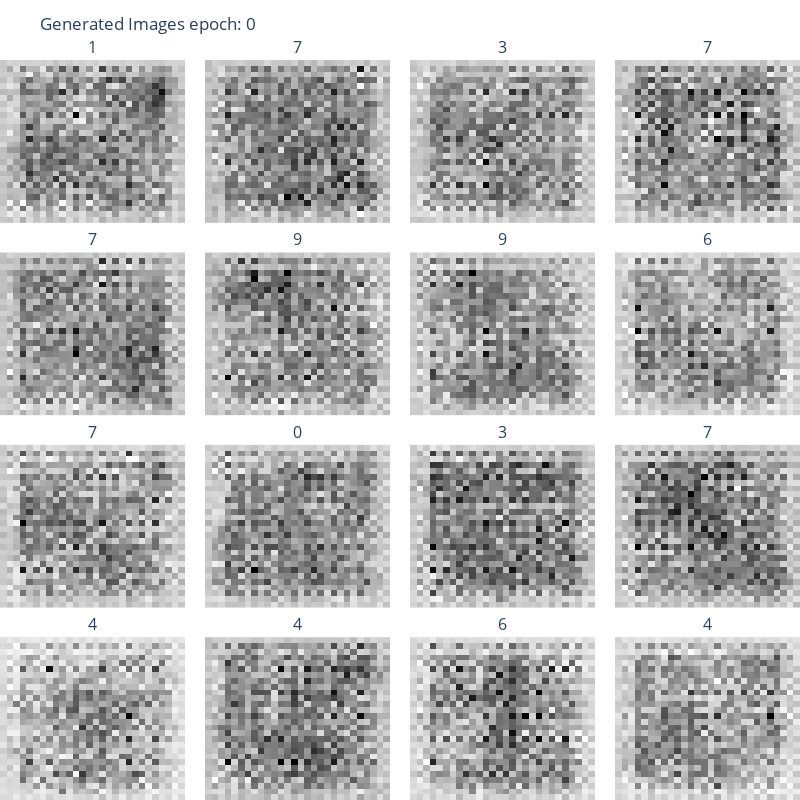

Notebook code for this chart:
### Code cell
from plotly.subplots import make_subplots
import os
import tempfile

# Custom context manager to handle temporary file removal
class TempFileContext:
    def __enter__(self):
        self.tmp_file = tempfile.NamedTemporaryFile(suffix=".jpeg", delete=False)
        self.tmp_filename = self.tmp_file.name
        return self.tmp_filename

    def __exit__(self, exc_type, exc_val, exc_tb):
        self.tmp_file.close()
        os.remove(self.tmp_filename)


def createGridFakeImages(epoch=0, cubeSide=4, show=False, step=None):
    fig = make_subplots(rows=1, cols=2,
                        horizontal_spacing=0.01, 
                        shared_yaxes=True)
    numImages = torch.tensor([cubeSide**2]).to(device)
    # Generate and plot fake images with labels
    labels = torch.randint(0, 10, (numImages,)).to(device)
    labels_one_hot = torch.zeros(numImages, 10).to(device).scatter_(1, labels.view(numImages, 1), 1)
    with torch.no_grad():
        z = torch.randn(numImages, latent_dim).to(device)
        g_input = torch.cat((z, labels_one_hot), dim=1)
        g_input = g_input.view(numImages, latent_dim + NUM_CLASSES, 1, 1)
        fake_images = generator(g_input)
        fake_validities, d_fakeClass = discriminator(fake_images)
        g_fakeClassLoss = classCriterion(d_fakeClass, labels_one_hot)
    fig = make_subplots(rows=cubeSide, cols=cubeSide, 
                        horizontal_spacing = 0.025,
                        vertical_spacing = 0.04,
                        subplot_titles=[str(label.item()) for label in labels])
    for i in range(numImages):
        r = int(i/cubeSide) + 1
        c = int(i%cubeSide) + 1
        fig.add_trace(go.Heatmap(z=fake_images[i].cpu().squeeze().numpy(), 
                                colorscale='Greys',), row=r, col=c)
    fig.update_layout(title_text="Generated Images epoch: " + str(epoch), 
                    margin=dict(l=0, r=0, t=60, b=0),
                    height=800, width=800, showlegend=False)
    fig.update_traces(showscale=False)
    fig.update_xaxes(visible=False)
    fig.update_yaxes(visible=False)
    if show:
        fig.show()
    # Convert the figure to a JPEG image and log using wandb
    with TempFileContext() as tmp_filename:
        kwargs = {'step': step} if step else {}
        image_bytes = pio.to_image(fig, format='jpeg')
        with open(tmp_filename, 'wb') as tmp_file:
            tmp_file.write(image_bytes)
        wandb.log({"generator_output": wandb.Image(tmp_filename)}, **kwargs)

wandb.init(project="test")
createGridFakeImages(epoch=0,cubeSide=4, show=True)

### Figure 1 — Plotly figure (JSON) as saved in the notebook; plotly's stock layout.template omitted (floating-point values rounded to 4 significant figures; data arrays with more than 128 entries replaced by an {"elided": "..."} marker saying what was removed)
{"data": [{"colorscale": [[0, "rgb(255,255,255)"], [0.125, "rgb(240,240,240)"], [0.25, "rgb(217,217,217)"], [0.375, "rgb(189,189,189)"], [0.5, "rgb(150,150,150)"], [0.625, "rgb(115,115,115)"], [0.75, "rgb(82,82,82)"], [0.875, "rgb(37,37,37)"], [1, "rgb(0,0,0)"]], "showscale": false, "type": "heatmap", "xaxis": "x", "yaxis": "y", "z": {"elided": "28x28 float values"}}, {"colorscale": [[0, "rgb(255,255,255)"], [0.125, "rgb(240,240,240)"], [0.25, "rgb(217,217,217)"], [0.375, "rgb(189,189,189)"], [0.5, "rgb(150,150,150)"], [0.625, "rgb(115,115,115)"], [0.75, "rgb(82,82,82)"], [0.875, "rgb(37,37,37)"], [1, "rgb(0,0,0)"]], "showscale": false, "type": "heatmap", "xaxis": "x2", "yaxis": "y2", "z": {"elided": "28x28 float values"}}, {"colorscale": [[0, "rgb(255,255,255)"], [0.125, "rgb(240,240,240)"], [0.25, "rgb(217,217,217)"], [0.375, "rgb(189,189,189)"], [0.5, "rgb(150,150,150)"], [0.625, "rgb(115,115,115)"], [0.75, "rgb(82,82,82)"], [0.875, "rgb(37,37,37)"], [1, "rgb(0,0,0)"]], "showscale": false, "type": "heatmap", "xaxis": "x3", "yaxis": "y3", "z": {"elided": "28x28 float values"}}, {"colorscale": [[0, "rgb(255,255,255)"], [0.125, "rgb(240,240,240)"], [0.25, "rgb(217,217,217)"], [0.375, "rgb(189,189,189)"], [0.5, "rgb(150,150,150)"], [0.625, "rgb(115,115,115)"], [0.75, "rgb(82,82,82)"], [0.875, "rgb(37,37,37)"], [1, "rgb(0,0,0)"]], "showscale": false, "type": "heatmap", "xaxis": "x4", "yaxis": "y4", "z": {"elided": "28x28 float values"}}, {"colorscale": [[0, "rgb(255,255,255)"], [0.125, "rgb(240,240,240)"], [0.25, "rgb(217,217,217)"], [0.375, "rgb(189,189,189)"], [0.5, "rgb(150,150,150)"], [0.625, "rgb(115,115,115)"], [0.75, "rgb(82,82,82)"], [0.875, "rgb(37,37,37)"], [1, "rgb(0,0,0)"]], "showscale": false, "type": "heatmap", "xaxis": "x5", "yaxis": "y5", "z": {"elided": "28x28 float values"}}, {"colorscale": [[0, "rgb(255,255,255)"], [0.125, "rgb(240,240,240)"], [0.25, "rgb(217,217,217)"], [0.375, "rgb(189,189,189)"], [0.5, "rgb(150,150,150)"], [0.625, "rgb(115,115,115)"], [0.75, "rgb(82,82,82)"], [0.875, "rgb(37,37,37)"], [1, "rgb(0,0,0)"]], "showscale": false, "type": "heatmap", "xaxis": "x6", "yaxis": "y6", "z": {"elided": "28x28 float values"}}, {"colorscale": [[0, "rgb(255,255,255)"], [0.125, "rgb(240,240,240)"], [0.25, "rgb(217,217,217)"], [0.375, "rgb(189,189,189)"], [0.5, "rgb(150,150,150)"], [0.625, "rgb(115,115,115)"], [0.75, "rgb(82,82,82)"], [0.875, "rgb(37,37,37)"], [1, "rgb(0,0,0)"]], "showscale": false, "type": "heatmap", "xaxis": "x7", "yaxis": "y7", "z": {"elided": "28x28 float values"}}, {"colorscale": [[0, "rgb(255,255,255)"], [0.125, "rgb(240,240,240)"], [0.25, "rgb(217,217,217)"], [0.375, "rgb(189,189,189)"], [0.5, "rgb(150,150,150)"], [0.625, "rgb(115,115,115)"], [0.75, "rgb(82,82,82)"], [0.875, "rgb(37,37,37)"], [1, "rgb(0,0,0)"]], "showscale": false, "type": "heatmap", "xaxis": "x8", "yaxis": "y8", "z": {"elided": "28x28 float values"}}, {"colorscale": [[0, "rgb(255,255,255)"], [0.125, "rgb(240,240,240)"], [0.25, "rgb(217,217,217)"], [0.375, "rgb(189,189,189)"], [0.5, "rgb(150,150,150)"], [0.625, "rgb(115,115,115)"], [0.75, "rgb(82,82,82)"], [0.875, "rgb(37,37,37)"], [1, "rgb(0,0,0)"]], "showscale": false, "type": "heatmap", "xaxis": "x9", "yaxis": "y9", "z": {"elided": "28x28 float values"}}, {"colorscale": [[0, "rgb(255,255,255)"], [0.125, "rgb(240,240,240)"], [0.25, "rgb(217,217,217)"], [0.375, "rgb(189,189,189)"], [0.5, "rgb(150,150,150)"], [0.625, "rgb(115,115,115)"], [0.75, "rgb(82,82,82)"], [0.875, "rgb(37,37,37)"], [1, "rgb(0,0,0)"]], "showscale": false, "type": "heatmap", "xaxis": "x10", "yaxis": "y10", "z": {"elided": "28x28 float values"}}, {"colorscale": [[0, "rgb(255,255,255)"], [0.125, "rgb(240,240,240)"], [0.25, "rgb(217,217,217)"], [0.375, "rgb(189,189,189)"], [0.5, "rgb(150,150,150)"], [0.625, "rgb(115,115,115)"], [0.75, "rgb(82,82,82)"], [0.875, "rgb(37,37,37)"], [1, "rgb(0,0,0)"]], "showscale": false, "type": "heatmap", "xaxis": "x11", "yaxis": "y11", "z": {"elided": "28x28 float values"}}, {"colorscale": [[0, "rgb(255,255,255)"], [0.125, "rgb(240,240,240)"], [0.25, "rgb(217,217,217)"], [0.375, "rgb(189,189,189)"], [0.5, "rgb(150,150,150)"], [0.625, "rgb(115,115,115)"], [0.75, "rgb(82,82,82)"], [0.875, "rgb(37,37,37)"], [1, "rgb(0,0,0)"]], "showscale": false, "type": "heatmap", "xaxis": "x12", "yaxis": "y12", "z": {"elided": "28x28 float values"}}, {"colorscale": [[0, "rgb(255,255,255)"], [0.125, "rgb(240,240,240)"], [0.25, "rgb(217,217,217)"], [0.375, "rgb(189,189,189)"], [0.5, "rgb(150,150,150)"], [0.625, "rgb(115,115,115)"], [0.75, "rgb(82,82,82)"], [0.875, "rgb(37,37,37)"], [1, "rgb(0,0,0)"]], "showscale": false, "type": "heatmap", "xaxis": "x13", "yaxis": "y13", "z": {"elided": "28x28 float values"}}, {"colorscale": [[0, "rgb(255,255,255)"], [0.125, "rgb(240,240,240)"], [0.25, "rgb(217,217,217)"], [0.375, "rgb(189,189,189)"], [0.5, "rgb(150,150,150)"], [0.625, "rgb(115,115,115)"], [0.75, "rgb(82,82,82)"], [0.875, "rgb(37,37,37)"], [1, "rgb(0,0,0)"]], "showscale": false, "type": "heatmap", "xaxis": "x14", "yaxis": "y14", "z": {"elided": "28x28 float values"}}, {"colorscale": [[0, "rgb(255,255,255)"], [0.125, "rgb(240,240,240)"], [0.25, "rgb(217,217,217)"], [0.375, "rgb(189,189,189)"], [0.5, "rgb(150,150,150)"], [0.625, "rgb(115,115,115)"], [0.75, "rgb(82,82,82)"], [0.875, "rgb(37,37,37)"], [1, "rgb(0,0,0)"]], "showscale": false, "type": "heatmap", "xaxis": "x15", "yaxis": "y15", "z": {"elided": "28x28 float values"}}, {"colorscale": [[0, "rgb(255,255,255)"], [0.125, "rgb(240,240,240)"], [0.25, "rgb(217,217,217)"], [0.375, "rgb(189,189,189)"], [0.5, "rgb(150,150,150)"], [0.625, "rgb(115,115,115)"], [0.75, "rgb(82,82,82)"], [0.875, "rgb(37,37,37)"], [1, "rgb(0,0,0)"]], "showscale": false, "type": "heatmap", "xaxis": "x16", "yaxis": "y16", "z": {"elided": "28x28 float values"}}], "layout": {"annotations": [{"font": {"size": 16}, "showarrow": false, "text": "1", "x": 0.1156, "xanchor": "center", "xref": "paper", "y": 1, "yanchor": "bottom", "yref": "paper"}, {"font": {"size": 16}, "showarrow": false, "text": "7", "x": 0.3719, "xanchor": "center", "xref": "paper", "y": 1, "yanchor": "bottom", "yref": "paper"}, {"font": {"size": 16}, "showarrow": false, "text": "3", "x": 0.6281, "xanchor": "center", "xref": "paper", "y": 1, "yanchor": "bottom", "yref": "paper"}, {"font": {"size": 16}, "showarrow": false, "text": "7", "x": 0.8844, "xanchor": "center", "xref": "paper", "y": 1, "yanchor": "bottom", "yref": "paper"}, {"font": {"size": 16}, "showarrow": false, "text": "7", "x": 0.1156, "xanchor": "center", "xref": "paper", "y": 0.74, "yanchor": "bottom", "yref": "paper"}, {"font": {"size": 16}, "showarrow": false, "text": "9", "x": 0.3719, "xanchor": "center", "xref": "paper", "y": 0.74, "yanchor": "bottom", "yref": "paper"}, {"font": {"size": 16}, "showarrow": false, "text": "9", "x": 0.6281, "xanchor": "center", "xref": "paper", "y": 0.74, "yanchor": "bottom", "yref": "paper"}, {"font": {"size": 16}, "showarrow": false, "text": "6", "x": 0.8844, "xanchor": "center", "xref": "paper", "y": 0.74, "yanchor": "bottom", "yref": "paper"}, {"font": {"size": 16}, "showarrow": false, "text": "7", "x": 0.1156, "xanchor": "center", "xref": "paper", "y": 0.48, "yanchor": "bottom", "yref": "paper"}, {"font": {"size": 16}, "showarrow": false, "text": "0", "x": 0.3719, "xanchor": "center", "xref": "paper", "y": 0.48, "yanchor": "bottom", "yref": "paper"}, {"font": {"size": 16}, "showarrow": false, "text": "3", "x": 0.6281, "xanchor": "center", "xref": "paper", "y": 0.48, "yanchor": "bottom", "yref": "paper"}, {"font": {"size": 16}, "showarrow": false, "text": "7", "x": 0.8844, "xanchor": "center", "xref": "paper", "y": 0.48, "yanchor": "bottom", "yref": "paper"}, {"font": {"size": 16}, "showarrow": false, "text": "4", "x": 0.1156, "xanchor": "center", "xref": "paper", "y": 0.22, "yanchor": "bottom", "yref": "paper"}, {"font": {"size": 16}, "showarrow": false, "text": "4", "x": 0.3719, "xanchor": "center", "xref": "paper", "y": 0.22, "yanchor": "bottom", "yref": "paper"}, {"font": {"size": 16}, "showarrow": false, "text": "6", "x": 0.6281, "xanchor": "center", "xref": "paper", "y": 0.22, "yanchor": "bottom", "yref": "paper"}, {"font": {"size": 16}, "showarrow": false, "text": "4", "x": 0.8844, "xanchor": "center", "xref": "paper", "y": 0.22, "yanchor": "bottom", "yref": "paper"}], "height": 800, "margin": {"b": 0, "l": 0, "r": 0, "t": 60}, "showlegend": false, "title": {"text": "Generated Images epoch: 0"}, "width": 800, "xaxis": {"anchor": "y", "domain": [0, 0.2313], "visible": false}, "xaxis10": {"anchor": "y10", "domain": [0.2563, 0.4875], "visible": false}, "xaxis11": {"anchor": "y11", "domain": [0.5125, 0.7438], "visible": false}, "xaxis12": {"anchor": "y12", "domain": [0.7688, 1], "visible": false}, "xaxis13": {"anchor": "y13", "domain": [0, 0.2313], "visible": false}, "xaxis14": {"anchor": "y14", "domain": [0.2563, 0.4875], "visible": false}, "xaxis15": {"anchor": "y15", "domain": [0.5125, 0.7438], "visible": false}, "xaxis16": {"anchor": "y16", "domain": [0.7688, 1], "visible": false}, "xaxis2": {"anchor": "y2", "domain": [0.2563, 0.4875], "visible": false}, "xaxis3": {"anchor": "y3", "domain": [0.5125, 0.7438], "visible": false}, "xaxis4": {"anchor": "y4", "domain": [0.7688, 1], "visible": false}, "xaxis5": {"anchor": "y5", "domain": [0, 0.2313], "visible": false}, "xaxis6": {"anchor": "y6", "domain": [0.2563, 0.4875], "visible": false}, "xaxis7": {"anchor": "y7", "domain": [0.5125, 0.7438], "visible": false}, "xaxis8": {"anchor": "y8", "domain": [0.7688, 1], "visible": false}, "xaxis9": {"anchor": "y9", "domain": [0, 0.2313], "visible": false}, "yaxis": {"anchor": "x", "domain": [0.78, 1], "visible": false}, "yaxis10": {"anchor": "x10", "domain": [0.26, 0.48], "visible": false}, "yaxis11": {"anchor": "x11", "domain": [0.26, 0.48], "visible": false}, "yaxis12": {"anchor": "x12", "domain": [0.26, 0.48], "visible": false}, "yaxis13": {"anchor": "x13", "domain": [0, 0.22], "visible": false}, "yaxis14": {"anchor": "x14", "domain": [0, 0.22], "visible": false}, "yaxis15": {"anchor": "x15", "domain": [0, 0.22], "visible": false}, "yaxis16": {"anchor": "x16", "domain": [0, 0.22], "visible": false}, "yaxis2": {"anchor": "x2", "domain": [0.78, 1], "visible": false}, "yaxis3": {"anchor": "x3", "domain": [0.78, 1], "visible": false}, "yaxis4": {"anchor": "x4", "domain": [0.78, 1], "visible": false}, "yaxis5": {"anchor": "x5", "domain": [0.52, 0.74], "visible": false}, "yaxis6": {"anchor": "x6", "domain": [0.52, 0.74], "visible": false}, "yaxis7": {"anchor": "x7", "domain": [0.52, 0.74], "visible": false}, "yaxis8": {"anchor": "x8", "domain": [0.52, 0.74], "visible": false}, "yaxis9": {"anchor": "x9", "domain": [0.26, 0.48], "visible": false}}}
